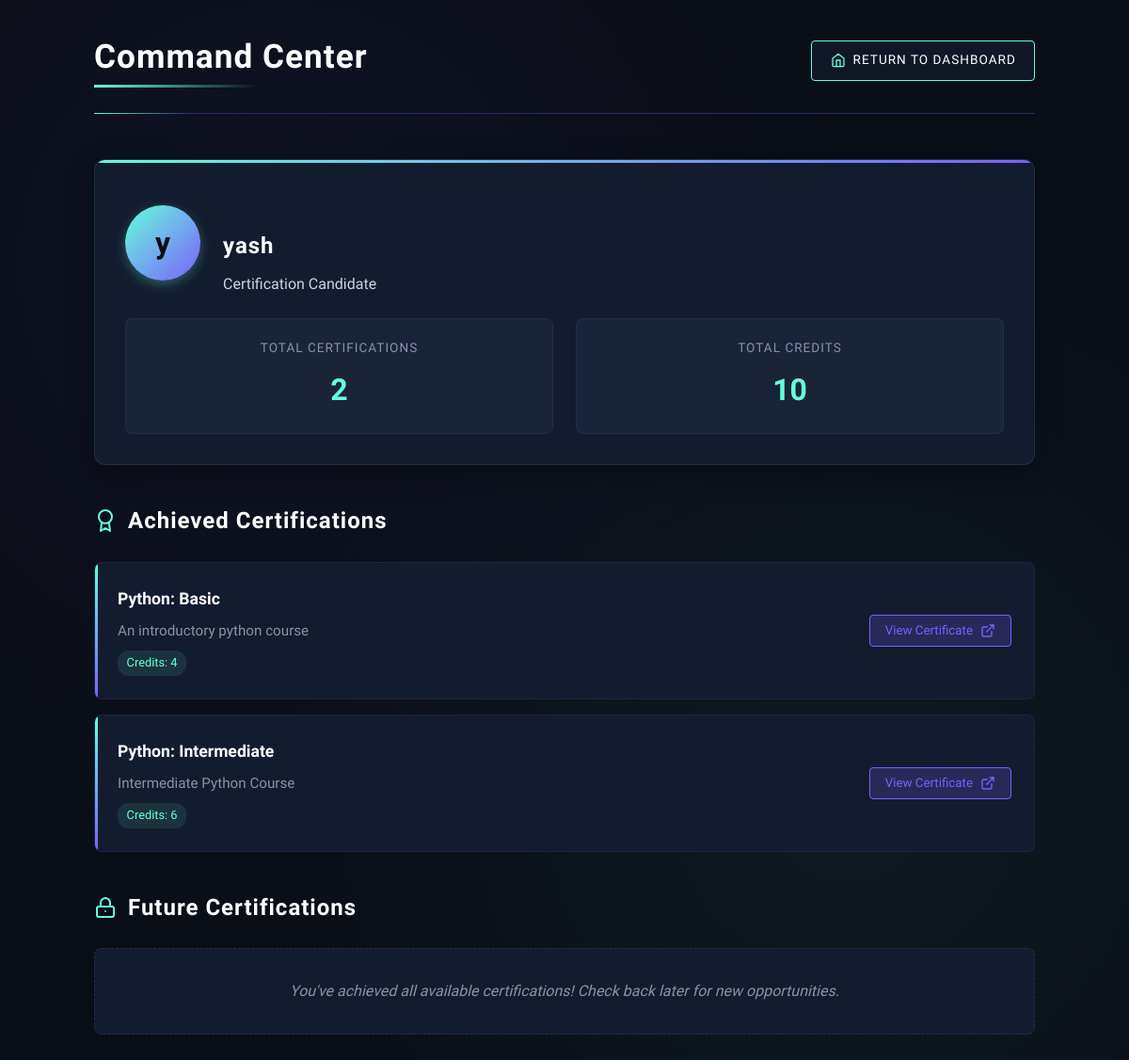
The page /certifications/ (signed in) on the database its author committed.
### myapp/models.py (models this page shows, shortened)
class Certification(models.Model):
    title = models.CharField(max_length=200)
    description = models.TextField()
    credits = models.PositiveIntegerField()

### myapp/views.py (the view)
# urls.py: path("certifications/",  views.certifications, name="certifications"),
@login_required
def certifications(request):
    all_certifications = Certification.objects.all()
    achieved = AchievedCertification.objects.filter(user=request.user).values_list('certification_id', flat=True)
    achieved_certs = Certification.objects.filter(id__in=achieved)
    not_achieved_certs = Certification.objects.exclude(id__in=achieved)
    total_certifications = achieved_certs.count()
    total_credits = sum(cert.credits for cert in achieved_certs)
    user_profile = {
        'username': request.user.username,
        'total_certifications': total_certifications,
        'total_credits': total_credits
    }
    context = {
        'achieved_certs': achieved_certs,
        'not_achieved_certs': not_achieved_certs,
        'user_profile': user_profile  # Add profile info to context
    }
    return render(request, 'certifications.html', context)

### myapp/templates/certifications.html (shortened to what this page needs)
<!DOCTYPE html>
<html lang="en">
<head>
</head>
<body>
    <div class="container">
        <header class="header">
            <h1>Command Center</h1>
            <a href="{% url 'home' %}" class="home-link">
                Return to Dashboard
            </a>
        </header>
        <section class="profile-card">
            <div class="profile-header">
                <div class="avatar">
                    {{ user_profile.username|slice:":1" }}
                </div>
                <div class="profile-info">
                    <h2 class="profile-name">{{ user_profile.username }}</h2>
                    <div class="profile-role">Certification Candidate</div>
                </div>
            </div>
            <div class="profile-stat">
                <div class="stat-item">
                    <div class="stat-title">Total Certifications</div>
                    <div class="stat-value">{{ user_profile.total_certifications }}</div>
                </div>
                <div class="stat-item">
                    <div class="stat-title">Total Credits</div>
                    <div class="stat-value">{{ user_profile.total_credits }}</div>
                </div>
            </div>
        </section>
        <h2>
            Achieved Certifications
        </h2>
        <ul class="cert-list">
            {% for cert in achieved_certs %}
                <li class="cert-item">
                    <div class="cert-content">
                        <div class="cert-title">{{ cert.title }}</div>
                        <div class="cert-desc">{{ cert.description }}</div>
                        <div class="cert-credits">Credits: {{ cert.credits }}</div>
                    </div>
                    <div class="cert-action">
                        <a href="{% url 'certificate_view' cert.id %}" target="_blank">
                            <button class="view-btn">
                                View Certificate
                            </button>
                        </a>
                    </div>
                </li>
            {% empty %}
                <li class="empty-list">No certifications achieved yet. Complete courses to earn certificates.</li>
            {% endfor %}
        </ul>
        <h2>
            Future Certifications
        </h2>
        <ul class="cert-list">
            {% for cert in not_achieved_certs %}
                <li class="cert-item locked-cert">
                    <div class="cert-content">
                        <div class="cert-title">{{ cert.title }}</div>
                        <div class="cert-desc">{{ cert.description }}</div>
                        <div class="cert-credits">Credits: {{ cert.credits }}</div>
                    </div>
                    <div class="lock-icon">
                        <svg width="20" height="20" viewBox="0 0 24 24" fill="none" xmlns="http://www.w3.org/2000/svg">
                            <rect x="3" y="11" width="18" height="11" rx="2" stroke="currentColor" stroke-width="2" stroke-linecap="round" stroke-linejoin="round"/>
                            <path d="M7 11V7C7 5.67392 7.52678 4.40215 8.46447 3.46447C9.40215 2.52678 10.6739 2 12 2C13.3261 2 14.5979 2.52678 15.5355 3.46447C16.4732 4.40215 17 5.67392 17 7V11" stroke="currentColor" stroke-width="2" stroke-linecap="round" stroke-linejoin="round"/>
                        </svg>
                        <form action="{% url 'start_certification_quiz' cert.id %}" method="post">
                            {% csrf_token %}
                            <button type="submit" class="view-btn">Attempt Certification</button>
                        </form>
                    </div>
                </li>
            {% empty %}
                <li class="empty-list">You've achieved all available certifications! Check back later for new opportunities.</li>
            {% endfor %}
        </ul>
    </div>
</body>
</html>

### rows shown on the page
Certification: title "Python: Basic", description "An introductory python course", credits "4"
Certification: title "Python: Intermediate", description "Intermediate Python Course", credits "6"

### other values the page prints
{{ user_profile.username|slice:":1" }} "y"
{{ user_profile.username }} "yash"
{{ user_profile.total_certifications }} "2"
{{ user_profile.total_credits }} "10"
